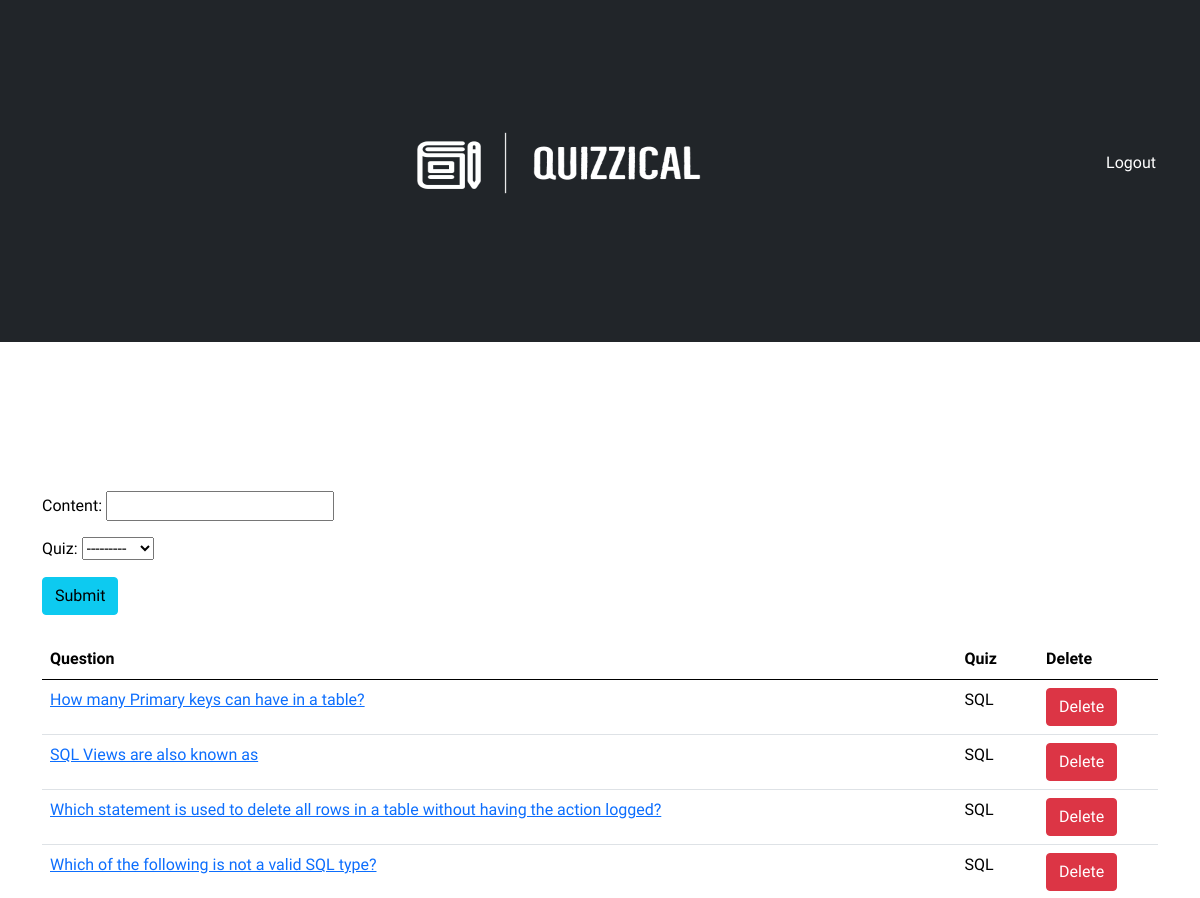
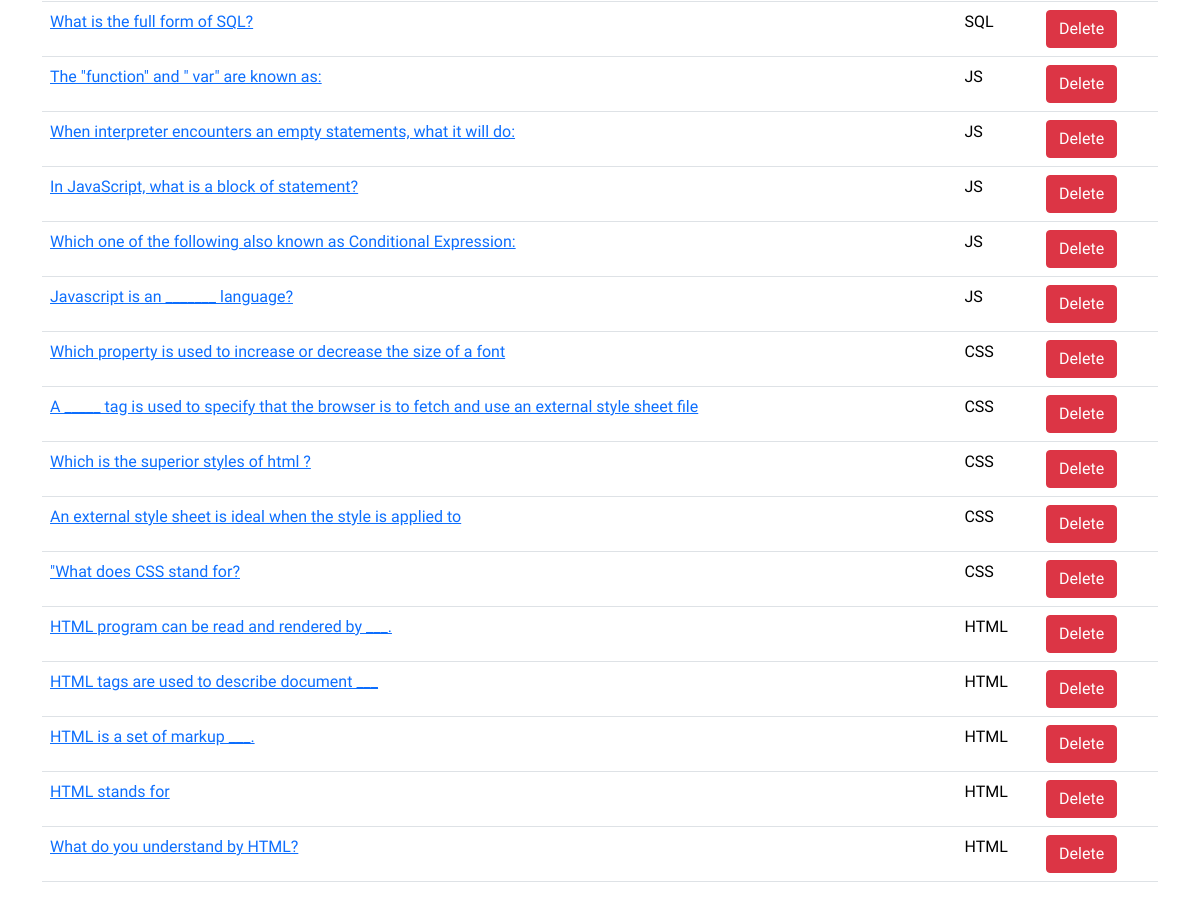
The app's page /add_question/ (signed in) with its own data (2 pictures, top to bottom).
### home/models.py (models this page shows, shortened)
class Question(models.Model):
    content = models.CharField(max_length=200)
    quiz = models.ForeignKey(Quiz, on_delete=models.CASCADE)

class Quiz(models.Model):
    name = models.CharField(max_length=50)
    desc = models.CharField(max_length=500)
    number_of_questions = models.IntegerField(default=1)
    time = models.IntegerField(help_text="Duration of the quiz in seconds", default="1")
    def __str__(self):
        return self.name

### home/views.py (the view)
# urls.py: path('add_question/', views.add_question, name='add_question'),
def add_question(request):
    questions = Question.objects.all()
    questions = Question.objects.filter().order_by('-id')
    if request.method=="POST":
        form = QuestionForm(request.POST)
        if form.is_valid():
            form.save()
            return render(request, "add_question.html")
    else:
        form=QuestionForm()
    return render(request, "add_question.html", {'form':form, 'questions':questions})

### home/forms.py
class QuestionForm(forms.ModelForm):
    class Meta:
        model = Question
        fields = ('content', 'quiz')

### home/templates/add_question.html (shortened to what this page needs)
{% extends 'base.html' %}
{% block body %}
<div class="container mt-4">
  <form action="/add_question/" method="POST"> {% csrf_token %}
    {{ form.as_p }}
    <button type="submit" class="btn btn-info">Submit</button>
  </form>
  <br>
  <table class="table">
    <thead>
      <tr>
        <th>Question</th>
        <th>Quiz</th>
        <th>Delete</th>
      </tr>
    </thead>
    {% for question in questions %}
    <tr>
      <td><a href="/add_options/{{question.id}}/">{{question.content}}</a></td>
      <td>{{question.quiz}}</td>
      <td><a href="/delete_question/{{question.id}}/" class="btn btn-danger">Delete</a></td>
    </tr>
    {% endfor %}
  </table>
</div>
{% endblock %}

### home/templates/add_question.html (style rules this page uses)
* { font-family: 'Quantico', sans-serif; color:black; }

### records on screen
Question: content "How many Primary keys can have in a table?", quiz "SQL"
Question: content "SQL Views are also known as", quiz "SQL"
Question: content "Which statement is used to delete all rows in a table without having the action logged?", quiz "SQL"
Question: content "Which of the following is not a valid SQL type?", quiz "SQL"
Question: content "What is the full form of SQL?", quiz "SQL"
Question: content "The \"function\" and \" var\" are known as:", quiz "JS"
Question: content "When interpreter encounters an empty statements, what it will do:", quiz "JS"
Question: content "In JavaScript, what is a block of statement?", quiz "JS"
Question: content "Which one of the following also known as Conditional Expression:", quiz "JS"
Question: content "Javascript is an _______ language?", quiz "JS"
Question: content "Which property is used to increase or decrease the size of a font", quiz "CSS"
Question: content "A _____ tag is used to specify that the browser is to fetch and use an external style sheet file", quiz "CSS"
Question: content "Which is the superior styles of html ?", quiz "CSS"
Question: content "An external style sheet is ideal when the style is applied to", quiz "CSS"
Question: content "\"What does CSS stand for?", quiz "CSS"
Question: content "HTML program can be read and rendered by ___.", quiz "HTML"
Question: content "HTML tags are used to describe document ___", quiz "HTML"
Question: content "HTML is a set of markup ___.", quiz "HTML"
Question: content "HTML stands for", quiz "HTML"
Question: content "What do you understand by HTML?", quiz "HTML"
